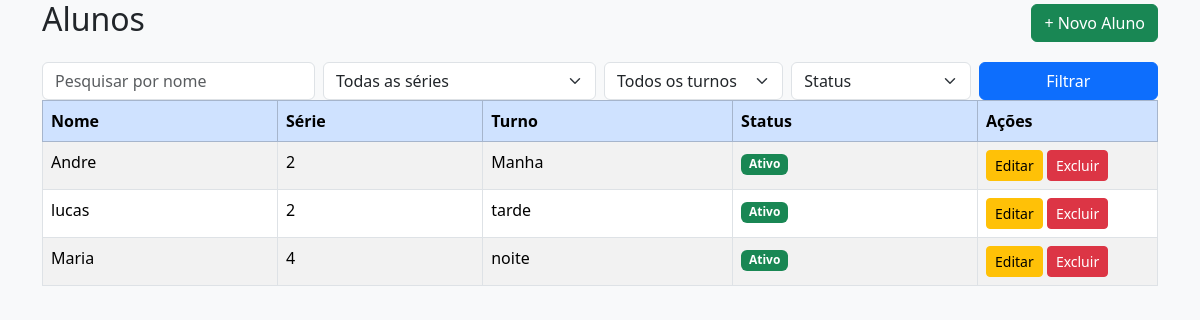
Page /alunos/lista/ on the earlier database version.
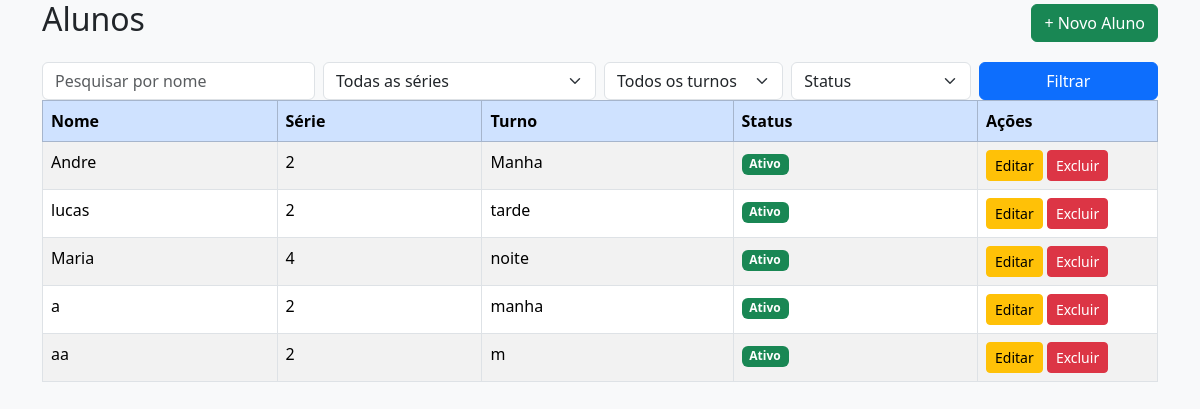
Same page on the later database version.
### alunos/models.py (models this page shows, shortened)
class Aluno(models.Model):
    nome = models.CharField(max_length=100)
    matricula = models.CharField(max_length=20, unique=True)
    idade = models.IntegerField()
    serie = models.CharField(max_length=50)
    turno = models.CharField(max_length=20)
    ativo = models.BooleanField(default=True)

### alunos/views.py (the view)
# urls.py: path('lista/', views.lista_alunos, name='lista_alunos'),
def lista_alunos(request):
    alunos = Aluno.objects.all()
    nome = request.GET.get('nome')
    serie = request.GET.get('serie')
    turno = request.GET.get('turno')
    ativo = request.GET.get('ativo')
    if nome:
        alunos = alunos.filter(nome__icontains=nome)
    if serie:
        alunos = alunos.filter(serie=serie)
    if turno:
        alunos = alunos.filter(turno=turno)
    if ativo in ['true', 'false']:
        alunos = alunos.filter(ativo=(ativo == 'true'))
    series = Aluno.objects.values_list('serie', flat=True).distinct()
    turnos = Aluno.objects.values_list('turno', flat=True).distinct()
    context = {
        'alunos': alunos,
        'series': series,
        'turnos': turnos,
    }
    return render(request, 'alunos/lista.html', context)

### alunos/templates/alunos/lista.html (shortened to what this page needs)
{% extends 'alunos/base.html' %}
{% block content %}
<div class="d-flex justify-content-between align-items-center mb-3">
    <h2>Alunos</h2>
    <a href="{% url 'alunos:criar_aluno' %}"
       class="btn btn-success">
        + Novo Aluno
    </a>
</div>
<table class="table table-striped table-bordered">
    <thead class="table-primary">
        <tr>
            <th>Nome</th>
            <th>Série</th>
            <th>Turno</th>
            <th>Status</th>
            <th style="width: 180px;">Ações</th>
        </tr>
    </thead>
    <tbody>
        {% for aluno in alunos %}
        <tr>
            <td>{{ aluno.nome }}</td>
            <td>{{ aluno.serie }}</td>
            <td>{{ aluno.turno }}</td>
            <td>
                {% if aluno.ativo %}
                    <span class="badge bg-success">Ativo</span>
                {% else %}
                    <span class="badge bg-secondary">Inativo</span>
                {% endif %}
            </td>
            <td>
                <a href="{% url 'alunos:editar_aluno' aluno.id %}"
                   class="btn btn-sm btn-warning">
                    Editar
                </a>
                <a href="{% url 'alunos:excluir_aluno' aluno.id %}"
                   class="btn btn-sm btn-danger">
                    Excluir
                </a>
            </td>
        </tr>
        {% empty %}
        <tr>
            <td colspan="5" class="text-center">
                Nenhum aluno cadastrado
            </td>
        </tr>
        {% endfor %}
    </tbody>
<form method="get" class="card p-3 mb-4 shadow-sm">
    <div class="row g-2">
        <div class="col-md-3">
            <input type="text" name="nome" class="form-control"
                   placeholder="Pesquisar por nome"
                   value="{{ request.GET.nome }}">
        </div>
        <div class="col-md-3">
            <select name="serie" class="form-select">
                <option value="">Todas as séries</option>
            </select>
        </div>
        <div class="col-md-2">
            <select name="turno" class="form-select">
                <option value="">Todos os turnos</option>
            </select>
        </div>
        <div class="col-md-2">
            <select name="ativo" class="form-select">
                <option value="">Status</option>
            </select>
        </div>
        <div class="col-md-2 d-grid">
            <button type="submit" class="btn btn-primary">
                Filtrar
            </button>
        </div>
    </div>
</form>
</table>
{% endblock %}

### alunos/templates/alunos/base.html (shortened to what this page needs)
<!DOCTYPE html>
<html lang="pt-br">
<head>
    <link
        href="https://cdn.jsdelivr.net/npm/bootstrap@5.3.2/dist/css/bootstrap.min.css"
        rel="stylesheet"
    >
</head>
<body class="bg-light">
<div class="container">
    {% block content %}
    {% endblock %}
</div>
</body>
</html>

Differences in the rows shown:
added Aluno: nome "a", serie "2", turno "manha", ativo "Ativo"
added Aluno: nome "aa", serie "2", turno "m", ativo "Ativo"
